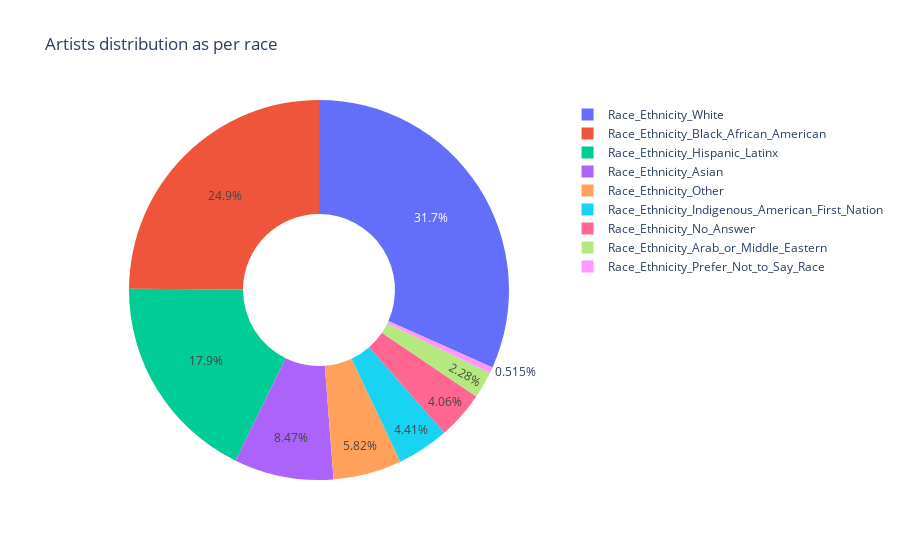

The notebook cell saved with this chart:
### Code cell
import plotly.express as px

key_main = "race"
key_columns = data_dict[key_main]

# Calculate the count of 1s in each column
count_of_ones = df5[key_columns].sum()

# Sort the columns by ascending order of the count of 1s
sorted_columns = count_of_ones.sort_values(ascending=False).index

# Create a DataFrame for the plot
df_plot = pd.DataFrame({'Columns': sorted_columns, 'Count of 1s': count_of_ones[sorted_columns]})

# Calculate the percentage
df_plot['Percentage'] = (df_plot['Count of 1s'] / df_plot['Count of 1s'].sum()) * 100

# Create a donut chart using Plotly
fig = px.pie(df_plot, names='Columns', values='Percentage', hole=0.4, title=f'Artists distribution as per {key_main}')

# Show the chart
fig.show()

### Figure 1 — Plotly figure (JSON) as saved in the notebook; plotly's stock layout.template omitted (floating-point values rounded to 4 significant figures)
{"data": [{"domain": {"x": [0, 1], "y": [0, 1]}, "hole": 0.4, "hovertemplate": "Columns=%{label}<br>Percentage=%{value}<extra></extra>", "labels": ["Race_Ethnicity_White", "Race_Ethnicity_Black_African_American", "Race_Ethnicity_Hispanic_Latinx", "Race_Ethnicity_Asian", "Race_Ethnicity_Other", "Race_Ethnicity_Indigenous_American_First_Nation", "Race_Ethnicity_No_Answer", "Race_Ethnicity_Arab_or_Middle_Eastern", "Race_Ethnicity_Prefer_Not_to_Say_Race"], "legendgroup": "", "name": "", "showlegend": true, "type": "pie", "values": [31.69, 24.9, 17.85, 8.468, 5.824, 4.412, 4.063, 2.276, 0.515]}], "layout": {"legend": {"tracegroupgap": 0}, "title": {"text": "Artists distribution as per race"}}}
